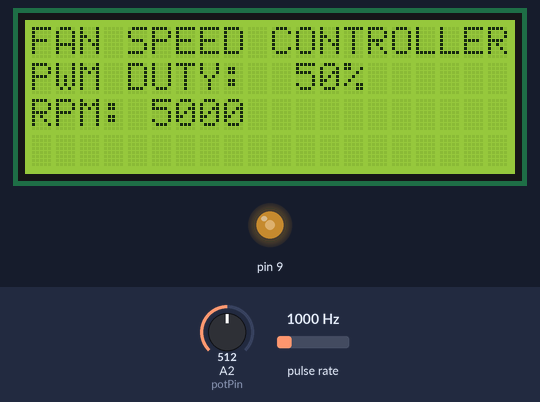
A sketch run on a simulated Arduino Uno, built with avr-gcc and run on an emulated ATmega328P. On the bench: 20×4 character LCD, output pins drawn as LEDs (lit = HIGH). Wiring (inferred from the names in the program): pulse sensor: data pin 2. Inputs (shaded band) come from the test bench; at power-on: A2 (potPin) = 512, pulse rate 1000 Hz.

Above: at 1.3 s.
1.4 s: A2 (potPin) set to 716
At 2.0 s:
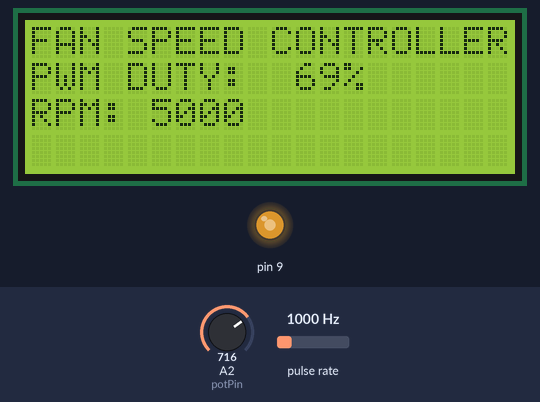
2.9 s: A2 (potPin) set to 900
At 3.4 s:
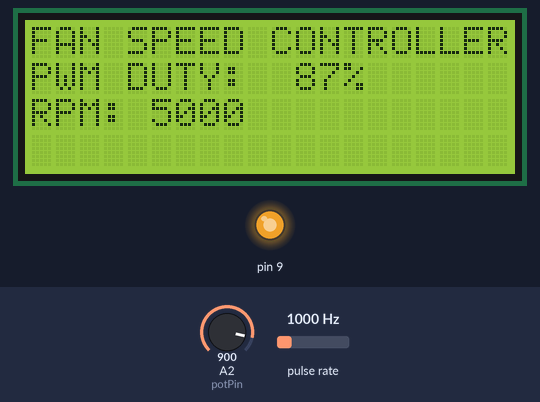
4.4 s: A2 (potPin) set to 122
At 4.7 s:
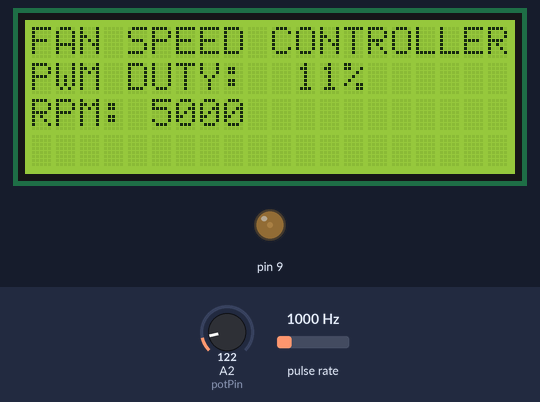
5.9 s: pulse rate (sensor on pin 2) set to 100 Hz
At 7.4 s:
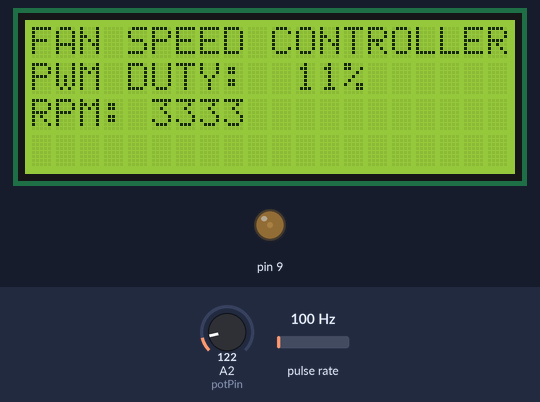
8.5 s: A2 (potPin) set to 0
At 11.2 s:
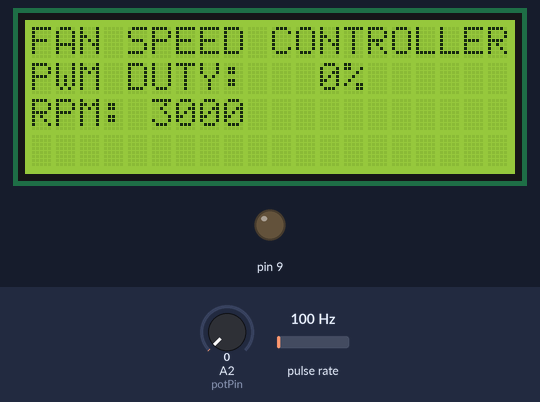
11.5 s: pulse rate (sensor on pin 2) set to 1250 Hz
Timing chart, 0 to 14.5 s (numbered marks = the images above; inputs shaded):
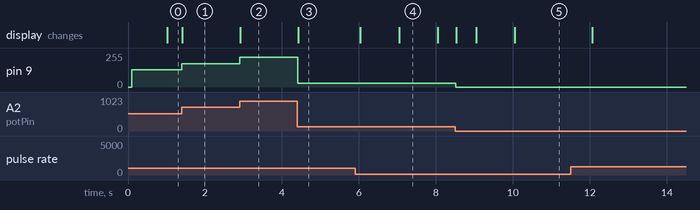

The sketch:

fan_rpm_23.ino
```cpp
#include <Wire.h>
//#include <TimerOne.h>
#include <LiquidCrystal_I2C.h>


#define PIN_SENSE 2 //where we connected the fan sense pin. Must be an interrupt capable pin (2 or 3 on Arduino Uno)
#define DEBOUNCE 5 //0 is fine for most fans, poor quality fans may require 10 or 20 to filter out noise
#define FANSTUCK_THRESHOLD 500 //if no interrupts were received for 500ms, consider the fan as stuck and report 0 RPM


// LCD on 0x27
LiquidCrystal_I2C lcd(0x27, 20, 4);

//Interrupt handler. Stores the timestamps of the last 2 interrupts and handles debouncing
unsigned long volatile ts1=0,ts2=0;

int potVal;
int potPin = A2;
int fanVal;
float fanSet;
//LCD Buffer
char msg[20];

// Generally, you should use "unsigned long" for variables that hold time
// The value will quickly become too large for an int to store
unsigned long previousMillis = 0;        // will store last time RPM was updated

// constants won't change :
const long interval = 1000;           // interval at which to update RPM (milliseconds)


//configure Timer 1 (pins 9,10) to output 25kHz PWM
void setupTimer1(){
    //Set PWM frequency to about 25khz on pins 9,10 (timer 1 mode 10, no prescale, count to 320)
    TCCR1A = (1 << COM1A1) | (1 << COM1B1) | (1 << WGM11);
    TCCR1B = (1 << CS10) | (1 << WGM13);
    ICR1 = 320;
    OCR1A = 0;
    OCR1B = 0;
}

/*
//configure Timer 2 (pin 3) to output 25kHz PWM. Pin 11 will be unavailable for output in this mode
void setupTimer2(){
    //Set PWM frequency to about 25khz on pin 3 (timer 2 mode 5, prescale 8, count to 79)
    TIMSK2 = 0;
    TIFR2 = 0;
    TCCR2A = (1 << COM2B1) | (1 << WGM21) | (1 << WGM20);
    TCCR2B = (1 << WGM22) | (1 << CS21);
    OCR2A = 79;
    OCR2B = 0;
}
*/

//equivalent of analogWrite on pin 9
void setPWM1A(float f){
    f=f<0?0:f>1?1:f;
    OCR1A = (uint16_t)(320*f);
}

/*
//equivalent of analogWrite on pin 10
void setPWM1B(float f){
    f=f<0?0:f>1?1:f;
    OCR1B = (uint16_t)(320*f);
}
//equivalent of analogWrite on pin 3
void setPWM2(float f){
    f=f<0?0:f>1?1:f;
    OCR2B = (uint8_t)(79*f);
}
*/

void setup(){
    //enable outputs for Timer 1
    pinMode(9,OUTPUT); //1A
    //pinMode(10,OUTPUT); //1B
    setupTimer1();
    //enable outputs for Timer 2
    //pinMode(3,OUTPUT); //2
    //setupTimer2();
    //note that pin 11 will be unavailable for output in this mode!
    //example...
    //setPWM1A(0.5f); //set duty to 50% on pin 9
    //setPWM1B(0.2f); //set duty to 20% on pin 10
    //setPWM2(0.8f); //set duty to 80% on pin 3

    pinMode(PIN_SENSE,INPUT_PULLUP); //set the sense pin as input with pullup resistor
    attachInterrupt(digitalPinToInterrupt(PIN_SENSE),tachISR,FALLING); //set tachISR to be triggered when the signal on the sense pin goes low

    //initialize lcd screen
    lcd.init();
    // turn on the backlight
    lcd.backlight();

    lcd.clear();
    lcd.setCursor(0,0);
    lcd.print("FAN SPEED CONTROLLER");
    lcd.setCursor(0,1);
    lcd.print("PWM DUTY: ");
    lcd.setCursor(0,2);
    lcd.print("RPM: ");
}


void loop() {
    potVal = analogRead(potPin);
    fanVal = map(potVal, 0, 1023, 0, 100);
    fanSet = float(fanVal)/100;
    setPWM1A(fanSet);
    lcd.setCursor(0,1);
    sprintf(msg, "PWM DUTY: %3d%%", fanVal);
    lcd.print(msg);

    // Non blocking delay
    // check to see if it's time to read RPM. If the difference between
    // the current time and last time you read RPM is bigger than the
    // interval, then read again.
    unsigned long currentMillis = millis();

    if (currentMillis - previousMillis >= interval) {
      // save the last time you read the RPM
      previousMillis = currentMillis;
      lcd.setCursor(0,2);
      sprintf(msg, "RPM: %4u", calcRPM());
      lcd.print(msg);
      }
}


//Calculates the RPM based on the timestamps of the last 2 interrupts. Can be called at any time.
unsigned long calcRPM(){
    if(millis()-ts2<FANSTUCK_THRESHOLD&&ts2!=0){
        return (60000/(ts2-ts1))/2;
    }else return 0;
}

void tachISR() {
    unsigned long m=millis();
    if((m-ts2)>DEBOUNCE){
        ts1=ts2;
        ts2=m;
    }
}
```

Measured:
- after the input at 1.4 s, pin 9: 128/255 → 175/255 at once; the display: changes at once (image 1)
- after the input at 2.9 s, pin 9: 175/255 → 222/255 at once; the display: changes at once (image 2)
- after the input at 4.4 s, pin 9: 222/255 → 28/255 at once; the display: changes at once (image 3)
- after the input at 5.9 s, the display: first changes after 0.14 s (image 4 shows a later state)
- after the input at 8.5 s, pin 9: 28/255 → 0/255 at once
- what the display in image 4 shows lasts 1.0 s, from 7.0 s to 8.0 s
